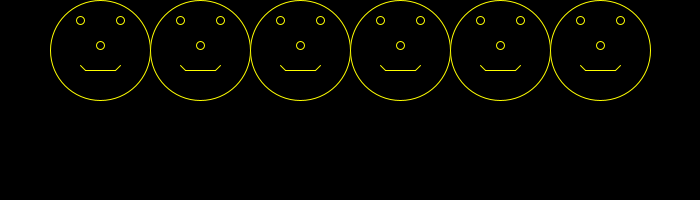
Frame 1 (no input)
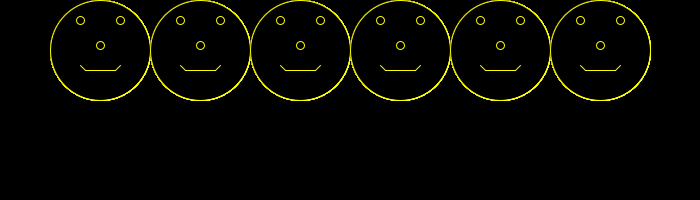
Frame 60 (the mouse pressed at the canvas centre just before this capture)
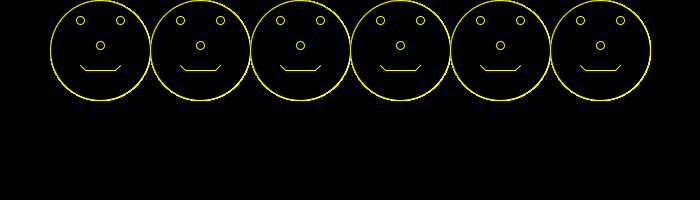
Frame 120 (the mouse held since frame 60 and released just before this capture)

The Processing sketch that drew these frames (run headless with seeded random() and noise(); from frame 60 on, the mouse is pressed at the canvas centre):

// Processing sketch: p2
// ── p2.pde


void setup() {
  background(0);
  stroke(255, 255, 0);
  size(700, 200);
}


void draw() {
  int i;
  //create array of face objects
  Face[] faces = new Face[7];
  
  for (i=1; i<faces.length; i++)
  {
    faces[i] = new Face(100*i);
  }
}


class Face {

  int x;
  Face(int px) {
    x =  px;
    paint();
  }

  void paint() {
    fill(0);
    ellipse(x, 50, 100, 100); 
    //mouth
    line(x-15, 70, x+15, 70);
    line(x-20, 65, x-15, 70);
    line(x+15, 70, x+20, 65);
    //eyes
    ellipse(x-20, 20, 8, 8);
    ellipse(x+20, 20, 8, 8);
    //nose
    ellipse(x, 45, 8, 8);
  }
}
